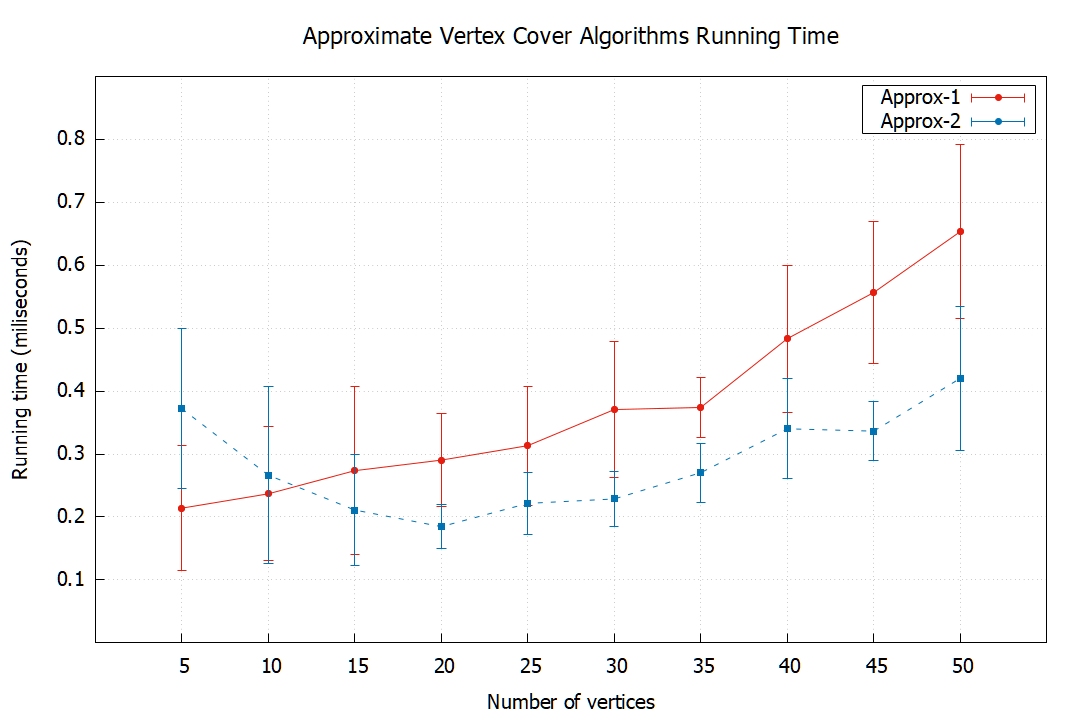

Here is the gnuplot script that generated this plot:
set term wxt size 1080,720
set key top right box
set key width 1
set key font ",12"
set tics nomirror
set grid
set xr[0:55]
set yr[0:0.9]
set xtics 5,5,50
set ytics 0.1,0.1,0.8
set xlabel "Number of vertices"
set ylabel "Running time (miliseconds)"
set title "Approximate Vertex Cover Algorithms Running Time" font ",14"
plot 'rcv1.dat' using 1:2:3 title "Approx-1" lt 7 lc 7 w yerr, 'rcv1.dat' title '' lt 7 lc 7 w lp, 'rcv2.dat' using 1:2:3 title "Approx-2" lt 7 lc 22 w yerr, 'rcv2.dat' title '' dt 2 lc 22 w lp
set term pngcairo size 1080,720
set output "rcv.png"
replot
set term wxt size 1080,720